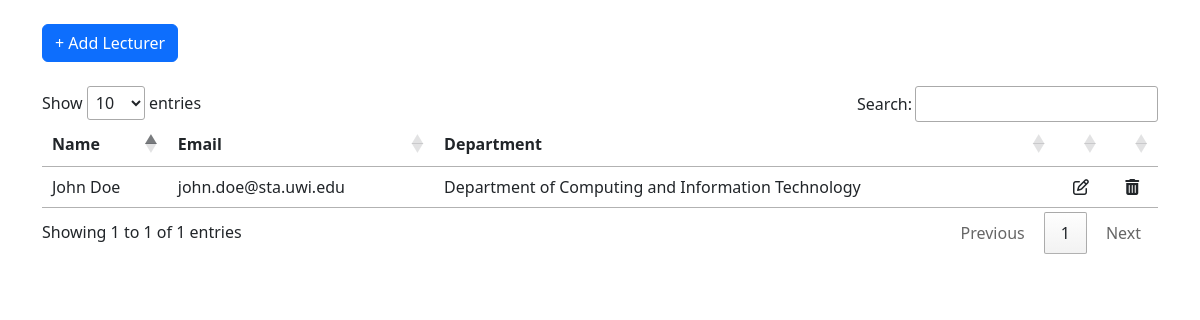
Page /lecturer on the committed database.
### app/models/lecturer.py (models this page shows, shortened)
class Lecturer(User):
    department_id = db.Column(db.Integer, db.ForeignKey(Department.id), nullable=True)
    department = db.relationship(Department, backref='lecturers')
    __mapper_args__ = {
        "polymorphic_identity": "lecturer",
    }

### app/models/department.py (models this page shows, shortened)
class Department(db.Model):
    id = db.Column(db.Integer, primary_key=True)
    name = db.Column(db.String, unique=True, nullable=False)
    faculty_id = db.Column(db.Integer, db.ForeignKey(Faculty.id), nullable=False)

### app/views/admin/user.py (the view)
@admin_blueprint.route("/lecturer", methods=["GET"])
def lecturer():
    all_lecturers = Lecturer.query.all()
    departments = Department.query.all()
    data = {
        'lecturers': all_lecturers,
        'departments': departments
    }
    return render_template("admin/lecturer.html", **data )

### app/templates/admin/lecturer.html (shortened to what this page needs)
{% extends "template.html" %}
{% block content %}
<div class="container">
    <button type="button" class="btn btn-primary my-4" data-bs-toggle="modal" data-bs-target="#exampleModal">
        + Add Lecturer
    </button>
    <table id="lecturerTable">
        <thead>
            <th>Name</th>
            <th>Email</th>
            <th>Department</th>
            <th></th>
            <th></th>
        </thead>
        <tbody>
            {% for lecturer in lecturers %}
            <tr>
                <td>{{ lecturer.full_name }}</td>
                <td>{{ lecturer.email }}</td>
                <td>{{ lecturer.department.name }}</td>
                <td class="text-center">
                    <i class="fa fa-edit" data-bs-toggle="modal" data-bs-target="#editModal{{lecturer.id}}"></i>
                </td>
                <td class="text-center">
                    <i class="fa fa-trash" data-bs-toggle="modal" data-bs-target="#deleteModal{{lecturer.id}}"></i>
                </td>
            </tr>
            {% endfor %}
        </tbody>
    </table>
</div>
{% endblock %}

### app/static/css/style.css (style rules this page uses)
* { box-sizing: border-box; }

### rows in the picture
Lecturer: full_name "John Doe", email "john.doe@sta.uwi.edu", department.name "Department of Computing and Information Technology"
